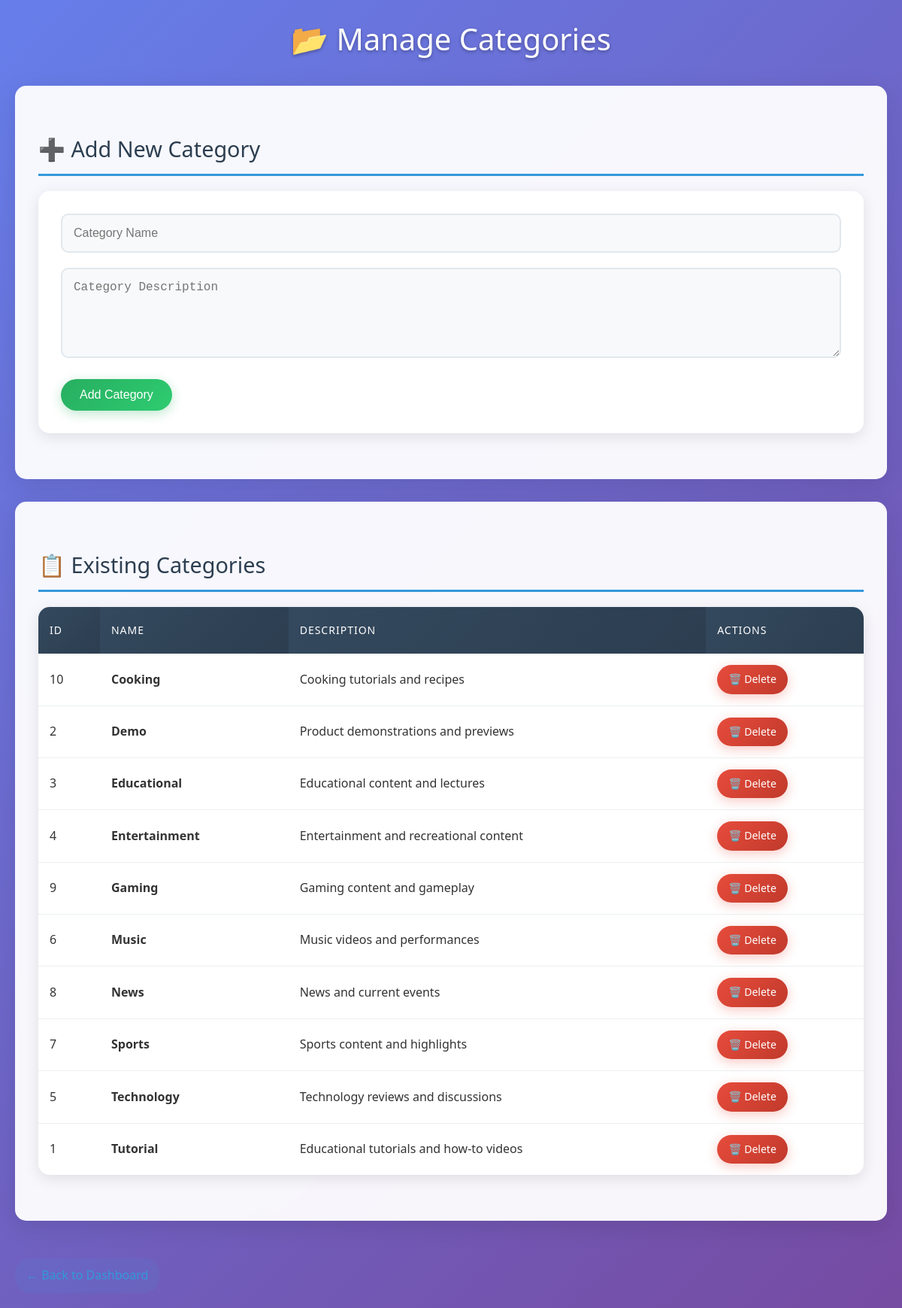
Screenshot of /admin/categories.php (signed in) with the database file from the repository.
### tables this page shows
CREATE TABLE `categories` (
  `id` int(11) NOT NULL,
  `name` varchar(50) NOT NULL,
  `description` text DEFAULT NULL,
  `slug` varchar(60) NOT NULL,
  `is_active` tinyint(1) DEFAULT 1,
  `created_at` timestamp NOT NULL DEFAULT current_timestamp(),
  `updated_at` timestamp NOT NULL DEFAULT current_timestamp() ON UPDATE current_timestamp()
);

### admin/categories.php (the view, shortened to what this page needs)
<?php
require_once '../includes/config.php';
$categories = $pdo->query("SELECT * FROM categories ORDER BY name ASC")->fetchAll(PDO::FETCH_ASSOC);
?>
<!DOCTYPE html>
<html lang="en">
<head>
    <link rel="stylesheet" href="../css/stylwadmin.css">
</head>
<body>
    <div class="container">
        <h1>📂 Manage Categories</h1>
        <div class="card">
            <h2>➕ Add New Category</h2>
            <form method="POST">
                <input type="text" name="name" placeholder="Category Name" required>
                <textarea name="description" placeholder="Category Description" required></textarea>
                <button type="submit" class="btn btn-success">Add Category</button>
            </form>
        </div>
        <div class="card">
            <h2>📋 Existing Categories</h2>
            <?php if (empty($categories)): ?>
                <p style="text-align: center; color: #7f8c8d; padding: 20px;">No categories found. Add your first category above!</p>
            <?php else: ?>
                <table>
                    <thead>
                        <tr>
                            <th>ID</th>
                            <th>Name</th>
                            <th>Description</th>
                            <th>Actions</th>
                        </tr>
                    </thead>
                    <tbody>
                        <?php foreach ($categories as $cat): ?>
                        <tr>
                            <td><?= $cat['id'] ?></td>
                            <td><strong><?= htmlspecialchars($cat['name']) ?></strong></td>
                            <td><?= htmlspecialchars($cat['description']) ?></td>
                            <td>
                                <a href="?delete=<?= $cat['id'] ?>"
                                   class="btn btn-danger"
                                   onclick="return confirm('Are you sure you want to delete this category?')"
                                   style="padding: 8px 15px; font-size: 14px;">
                                   🗑️ Delete
                                </a>
                            </td>
                        </tr>
                        <?php endforeach; ?>
                    </tbody>
                </table>
            <?php endif; ?>
        </div>
        <a href="index.php" class="back-link">← Back to Dashboard</a>
    </div>
</body>
</html>

### css/stylwadmin.css (style rules this page uses)
* { margin: 0; padding: 0; box-sizing: border-box; }
body { font-family: 'Segoe UI', Tahoma, Geneva, Verdana, sans-serif; background: linear-gradient(135deg, #667eea 0%, #764ba2 100%); min-height: 100vh; color: #333; line-height: 1.6; }
.container { max-width: 1200px; margin: 0 auto; padding: 20px; }
h1 { color: #fff; text-align: center; margin-bottom: 30px; font-size: 2.5rem; font-weight: 300; text-shadow: 0 2px 4px rgba(0,0,0,0.3); }
h2 { color: #2c3e50; margin: 30px 0 20px 0; font-size: 1.8rem; font-weight: 400; border-bottom: 3px solid #3498db; padding-bottom: 10px; }
.card { background: rgba(255, 255, 255, 0.95); backdrop-filter: blur(10px); border-radius: 15px; padding: 30px; margin-bottom: 30px; box-shadow: 0 8px 32px rgba(0, 0, 0, 0.1); border: 1px solid rgba(255, 255, 255, 0.2); transition: transform 0.3s ease, box-shadow 0.3s ease; }
form { background: white; padding: 30px; border-radius: 15px; box-shadow: 0 5px 20px rgba(0, 0, 0, 0.1); margin-bottom: 30px; }
input[type="text"], input[type="password"], input[type="email"], textarea, select { width: 100%; padding: 15px; border: 2px solid #e1e8ed; border-radius: 10px; font-size: 16px; margin-bottom: 20px; transition: border-color 0.3s ease, box-shadow 0.3s ease; background: #f8f9fa; }
textarea { min-height: 120px; resize: vertical; }
button, .btn { background: linear-gradient(135deg, #3498db, #2980b9); color: white; padding: 12px 25px; border: none; border-radius: 25px; font-size: 16px; font-weight: 500; cursor: pointer; text-decoration: none; display: inline-block; transition: all 0.3s ease; box-shadow: 0 4px 15px rgba(52, 152, 219, 0.3); }
.btn-danger { background: linear-gradient(135deg, #e74c3c, #c0392b); box-shadow: 0 4px 15px rgba(231, 76, 60, 0.3); }
.btn-success { background: linear-gradient(135deg, #27ae60, #2ecc71); box-shadow: 0 4px 15px rgba(39, 174, 96, 0.3); }
table { width: 100%; background: white; border-radius: 15px; overflow: hidden; box-shadow: 0 5px 20px rgba(0, 0, 0, 0.1); border-collapse: collapse; margin-bottom: 30px; }
th { background: linear-gradient(135deg, #34495e, #2c3e50); color: white; padding: 20px 15px; text-align: left; font-weight: 500; font-size: 14px; text-transform: uppercase; letter-spacing: 1px; }
td { padding: 15px; border-bottom: 1px solid #ecf0f1; vertical-align: middle; }
tr:last-child td { border-bottom: none; }
.back-link { display: inline-block; color: #3498db; text-decoration: none; margin-top: 20px; padding: 10px 15px; background: rgba(52, 152, 219, 0.1); border-radius: 20px; transition: all 0.3s ease; }
.card, .login-form { animation: fadeInUp 0.6s ease-out; }

### rows the page displays
categories: id "10", name "Cooking", description "Cooking tutorials and recipes"
categories: id "2", name "Demo", description "Product demonstrations and previews"
categories: id "3", name "Educational", description "Educational content and lectures"
categories: id "4", name "Entertainment", description "Entertainment and recreational content"
categories: id "9", name "Gaming", description "Gaming content and gameplay"
categories: id "6", name "Music", description "Music videos and performances"
categories: id "8", name "News", description "News and current events"
categories: id "7", name "Sports", description "Sports content and highlights"
categories: id "5", name "Technology", description "Technology reviews and discussions"
categories: id "1", name "Tutorial", description "Educational tutorials and how-to videos"
